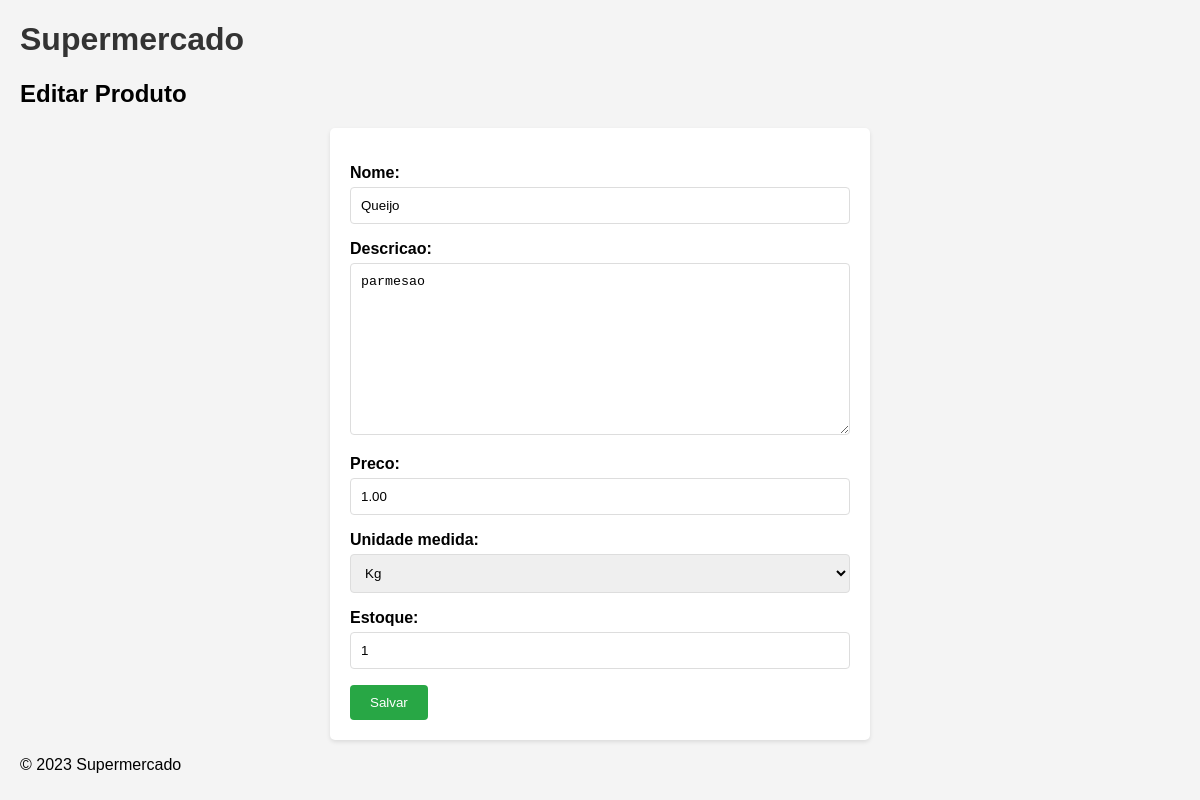
Screenshot of /editar/1/ with the database file from the repository.
### produtos/models.py (models this page shows, shortened)
class Produto(models.Model):
    nome = models.CharField(max_length=100)
    descricao = models.TextField()
    preco = models.DecimalField(max_digits=10, decimal_places=2)
    UNIDADES_MEDIDA_CHOICES = [
        ('kg', 'Kg'),
        ('g', 'Grama'),
        ('un', 'Unidade'),
    ]
    unidade_medida = models.CharField(
        max_length=3,
        choices=UNIDADES_MEDIDA_CHOICES,
        default='un',
    )
    estoque = models.PositiveIntegerField()

### produtos/views.py (the view)
# urls.py: path('editar/<int:id>/', views.editar_produto, name='editar_produto'),
def editar_produto(request, id):
    produto = get_object_or_404(Produto, pk=id)
    if request.method == 'POST':
        form = ProdutoForm(request.POST, instance=produto)
        if form.is_valid():
            form.save()
            return redirect('listar_produtos')  # Redireciona para a lista de produtos após editar
    else:
        form = ProdutoForm(instance=produto)
    return render(request, 'produtos/editar.html', {'form': form, 'produto': produto})

### produtos/forms.py
class ProdutoForm(forms.ModelForm):
    class Meta:
        model = Produto
        fields = ['nome', 'descricao', 'preco', 'unidade_medida', 'estoque']

### produtos/templates/produtos/editar.html (shortened to what this page needs)
{% extends 'produtos/base.html' %}
{% load static %}
{% block content %}
    <h2>Editar Produto</h2>
    <form method="post">
        {{ form.as_p }}
        <button type="submit">Salvar</button>
    </form>
{% endblock %}

### static/produtos/style.css (style rules this page uses)
body { font-family: Arial, sans-serif; margin: 20px; background-color: #f4f4f4; }
form { background: #fff; padding: 20px; border-radius: 5px; box-shadow: 0 2px 4px rgba(0, 0, 0, 0.1); max-width: 500px; margin: 0 auto; }
label { display: block; font-weight: bold; margin-bottom: 5px; }
input[type="text"], input[type="number"], textarea, select { width: 100%; padding: 10px; border: 1px solid #ddd; border-radius: 4px; box-sizing: border-box; }
button[type="submit"] { background-color: #28a745; color: white; padding: 10px 20px; border: none; border-radius: 4px; cursor: pointer; }

### rows the page displays
Produto: nome "Queijo", descricao "parmesao", preco "1.00", unidade_medida "Kg", estoque "1"
